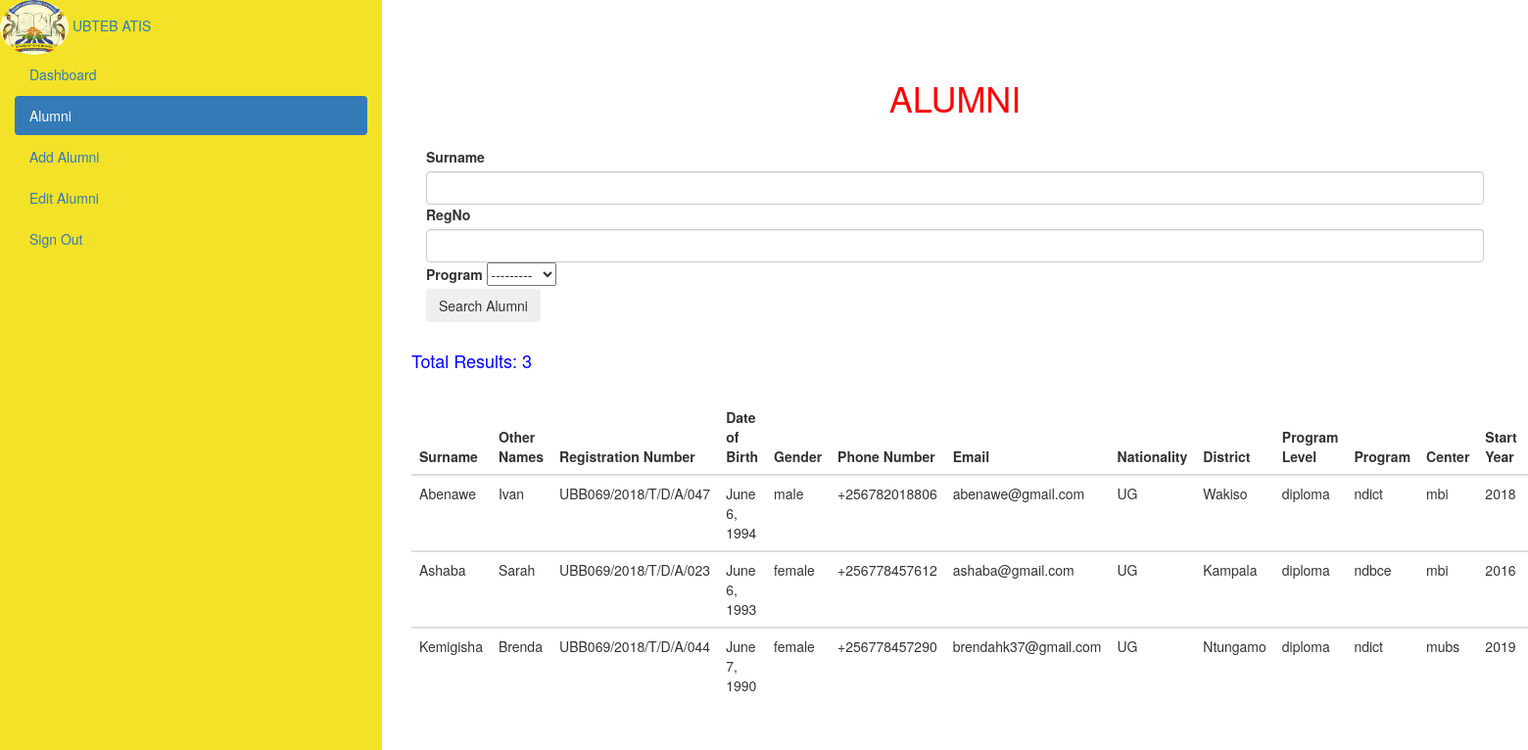
The app's page /alumni-list/, older data.
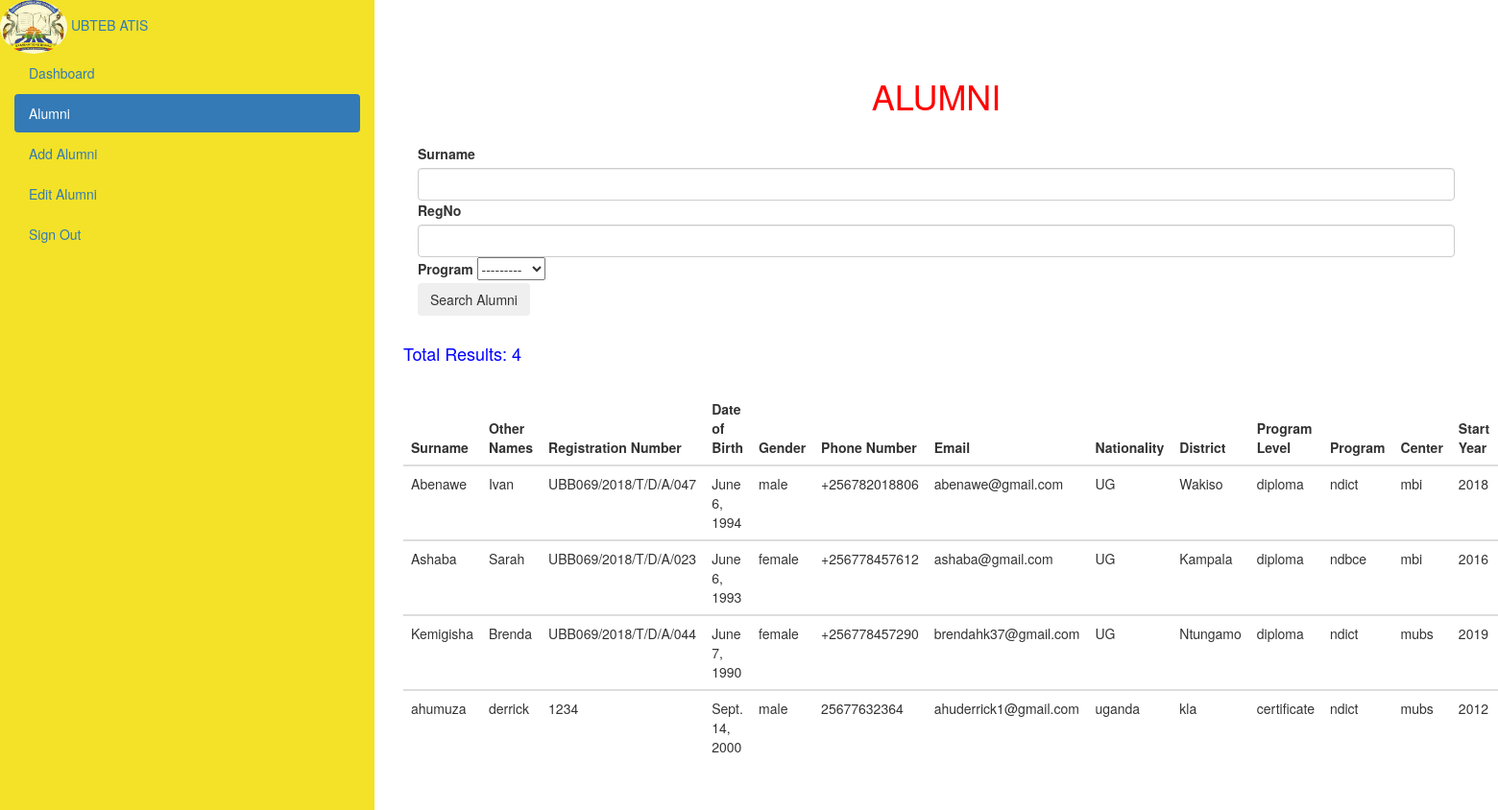
The same page, newer data.
### ubiteb/models.py (models this page shows, shortened)
class Alumni(models.Model):
    YEAR_CHOICES = []
    for r in range(1980, (datetime.datetime.now().year+1)):
        YEAR_CHOICES.append((r,r))
    GENDER_CHOICES = [("male", "Male"), ("female", "Female")]
    PROGRAM_LEVEL_CHOICES =[("certificate", "Certificate"), ("diploma", "Diploma")]
    PROGRAM_CHOICES = [('ndict', 'NDICT'), ('ndbce', 'NDBCE')]
    TRANSCRIPT_CHOICES = [("received", "Received"), ("not received", "Not Received")]
    CERTIFICATE_CHOICES = [("received", "Received"), ("not received", "Not Received")]
    CENTER_CHOICES = [('mbi', 'MBI'), ('mubs', 'MUBS')]
    EMPLOYMENT_STATUS_CHOICES = [("employed", "Employed"), ("unemployed", "Unemployed")]
    EMPLOYEMENT_ENTITY_CHOICES = [("government", "Government"), ("private", "Private"),("ngo", "NGO"), ("missionnary", "Missionary"), ("none", "None")]
    surname = models.CharField(max_length=200, default=None)
    othernames = models.CharField(max_length=200, default=None)
    regNo = models.CharField(max_length=200, unique=True)
    dob = models.DateField(default=timezone.now)
    gender = models.CharField(max_length=10, choices=GENDER_CHOICES, default="male")
    phone_number = PhoneNumberField()
    email=models.EmailField(max_length=50, unique=True)
    nationality = CountryField()
    district = models.CharField(max_length=30, blank=True)
    program_level = models.CharField(max_length=30, choices=PROGRAM_LEVEL_CHOICES, default='certificate')
    program = models.CharField(max_length=50, choices=PROGRAM_CHOICES, default='ndict')
    center = models.CharField(max_length=50, choices= CENTER_CHOICES, default='mbi')
    start_year = models.IntegerField(_('Start Year'), choices=YEAR_CHOICES, default=datetime.datetime.now().year)
    completion_year = models.IntegerField(_('Completion Year'), choices=YEAR_CHOICES, default=datetime.datetime.now().year)
    transcript_status = models.CharField(max_length=30, choices=TRANSCRIPT_CHOICES, default='received')
    certificate_status = models.CharField(max_length=30, choices=CERTIFICATE_CHOICES, default='received')
    employment_status = models.CharField(max_length=40, choices=EMPLOYMENT_STATUS_CHOICES, default='employed')
    employment_entity = models.CharField(max_length=40, choices=EMPLOYEMENT_ENTITY_CHOICES, default='government')
    class Meta:
        ordering = ["surname", "othernames", "regNo"]

### ubiteb/views.py (the view)
# urls.py: path('alumni-list/', views.alumni , name='al_list'),
def alumni(request):
    alumni = Alumni.objects.all().order_by('id')
    Alumni_filters =Alumni_filter(request.GET, queryset=alumni)
    alumni = Alumni_filters.qs
    total_count = alumni.count()
    return render(request, 'alumni_list.html', {'alumni':alumni,'Alumni_filters':Alumni_filters,'total_count':total_count})

### templates/alumni_list.html (shortened to what this page needs)
{% load crispy_forms_tags %}
{% load static %}
<!DOCTYPE html>
<html lang="en">
<head>
  <link rel="stylesheet" href="https://maxcdn.bootstrapcdn.com/bootstrap/3.4.1/css/bootstrap.min.css">
    <linkhref="https://fonts.googleapis.com/css?family=Raleway"rel="stylesheet"/>
</head>
<body>
<div class="container-fluid">
  <div class="row content">
    <div class="col-sm-3 sidenav hidden-xs">
        <div class="row">
          <a href="{% url 'dashboard' %}" class="brand-link">
            <img src="\static\images\ub.jpg" alt=""  class="brand-image img-circle elevation-10"
            style="opacity: .8;" width="70px" >
            <span class="brand-text font-weight-light">UBTEB ATIS</span>
          </a>
        </div>
      <ul class="nav nav-pills nav-stacked">
        <li><a href="{% url 'dashboard' %}">Dashboard</a></li>
        <li class="active"><a href="{% url 'al_list' %}">Alumni</a></li>
        <li><a href="{% url 'add_alumni' %}">Add Alumni</a></li>
        <li><a href="{% url 'edit_alumni' %}">Edit Alumni</a></li>
        <li><a href="{% url 'logout' %}">Sign Out</a></li>
      </ul><br>
    </div>
    <br>
    <br></br>
    <div class="col-sm-9">
        <div class = "container-fluid">
            <h1 class= "text-center" style="color:red"> ALUMNI</h1>
            <br>
            <div class = "container-fluid">
              <form action = "" method = "GET">
                {{Alumni_filters.form | crispy}}
                <input
                type = "submit"
                value = "Search Alumni"
                class="btn btn-secondary btn"/>
              </form>
            </div>
            <br>
            <h4 style= "color:blue">Total Results: {{ total_count }}</h4>
            <br>
            <table class="table">
              <thead class="thead-dark">
                <tr>
                  <th scope="col">Surname</th>
                  <th scope="col">Other Names</th>
                  <th scope="col">Registration Number</th>
                  <th scope="col">Date of Birth</th>
                  <th scope="col">Gender</th>
                  <th scope="col">Phone Number</th>
                  <th scope="col">Email</th>
                  <th scope="col">Nationality</th>
                  <th scope="col">District</th>
                  <th scope="col">Program Level</th>
                  <th scope="col">Program</th>
                  <th scope="col">Center</th>
                  <th scope="col">Start Year</th>
                  <th scope="col">Completion Year</th>
                </tr>
              </thead>
              {% for a in alumni %}
              <tbody>
                <tr>
                  <td>{{a.surname}}</td>
                  <td>{{a.othernames}}</td>
                  <td>{{a.regNo}}</td>
                  <td>{{a.dob}}</td>
                  <td>{{a.gender}}</td>
                  <td>{{a.phone_number}}</td>
                  <td>{{a.email}}</td>
                  <td>{{a.nationality}}</td>
                  <td>{{a.district}}</td>
                  <td>{{a.program_level}}</td>
                  <td>{{a.program}}</td>
                  <td>{{a.center}}</td>
                  <td>{{a.start_year}}</td>
                  <td>{{a.completion_year}}</td>
                </tr>
              </tbody>
              {% endfor %}
            </table>
          </div>
    </div>
</body>
</html>

### templates/alumni_list.html (style rules this page uses)
.row.content { height: 1700px }
.sidenav { background-color: #f3e227; height: 100%; }

Row changes from the older to the newer data that the page shows:
added Alumni: surname "ahumuza", othernames "derrick", regNo "1234", dob "Sept. 14, 2000", gender "male", phone_number "25677632364", email "ahuderrick1@gmail.com", nationality "uganda", district "kla", program_level "certificate", program "ndict", center "mubs", start_year "2012"
Text that changed along with them:
{{ total_count }}: "3" → "4"
